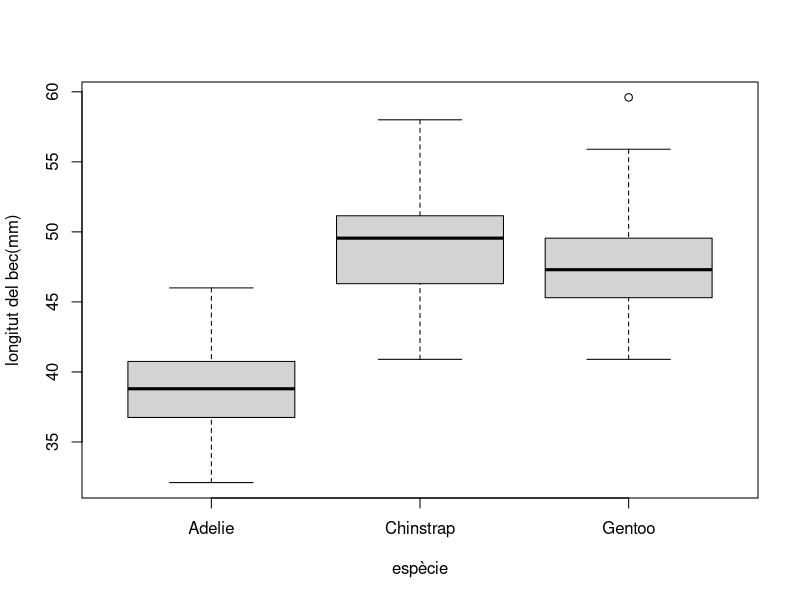
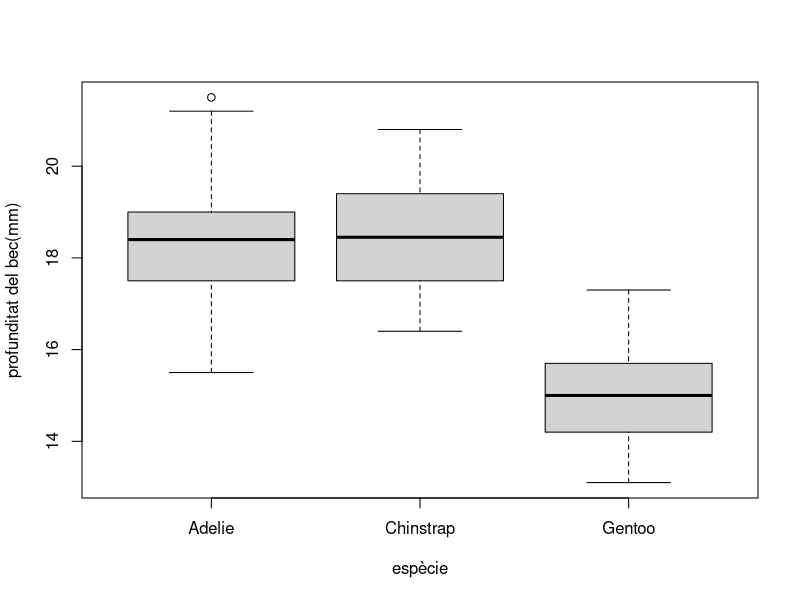
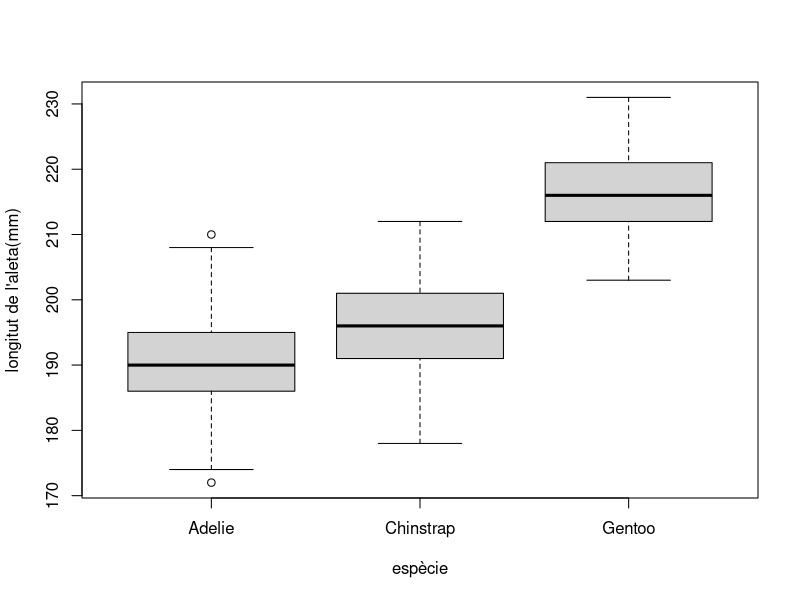
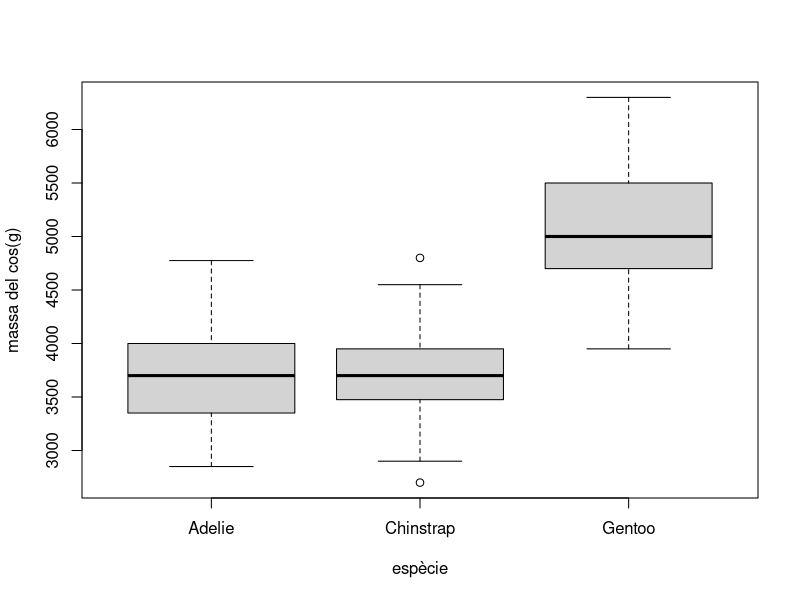
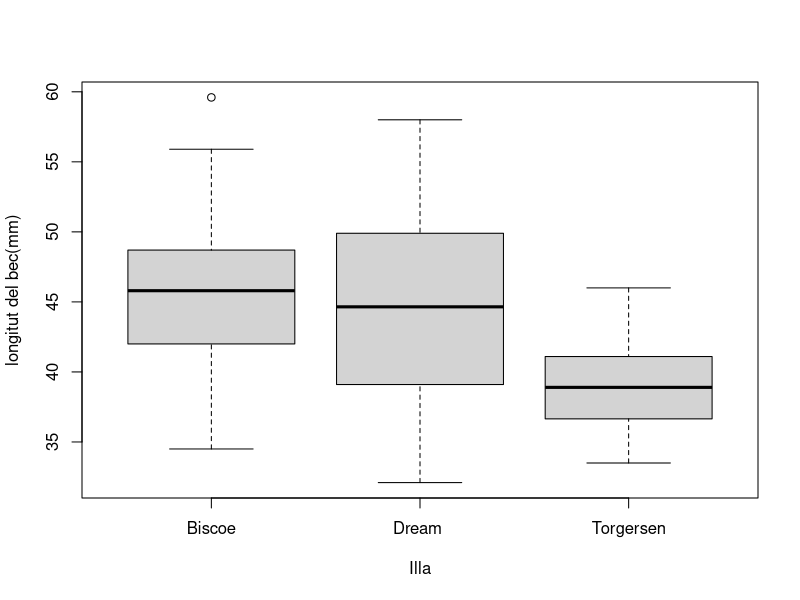
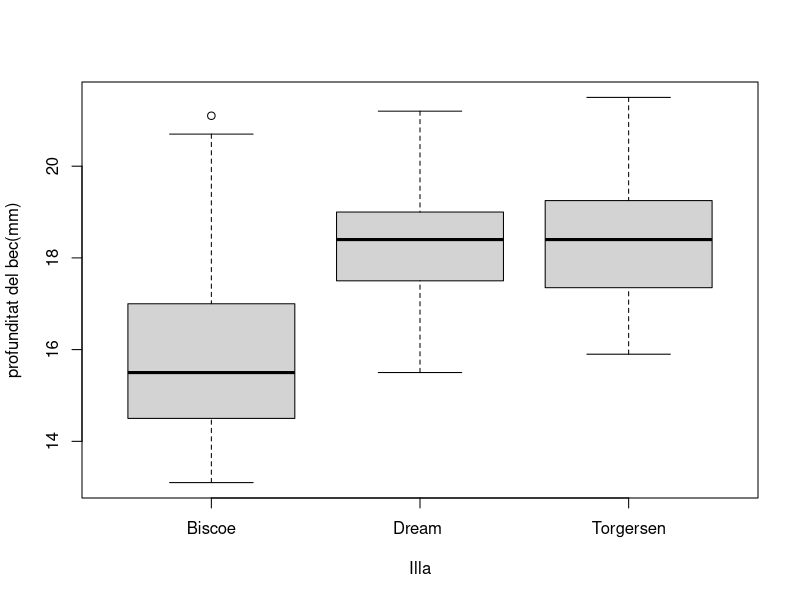
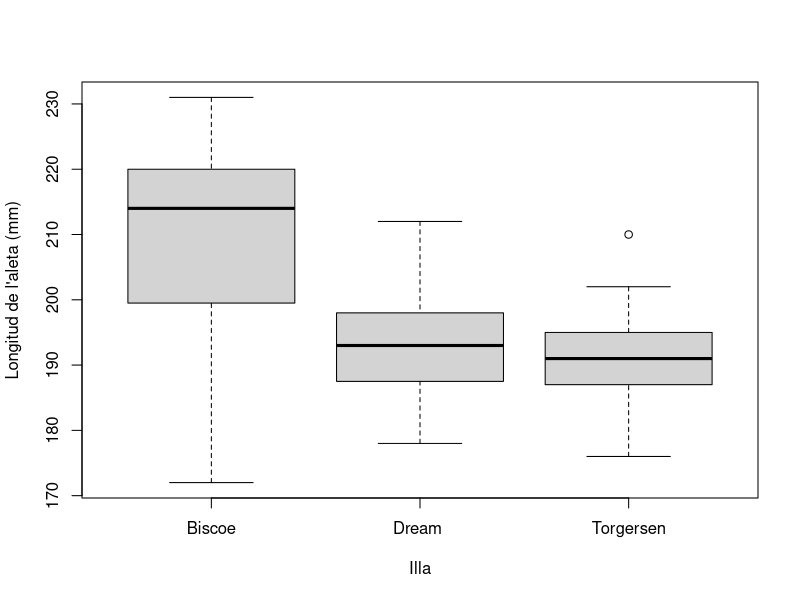
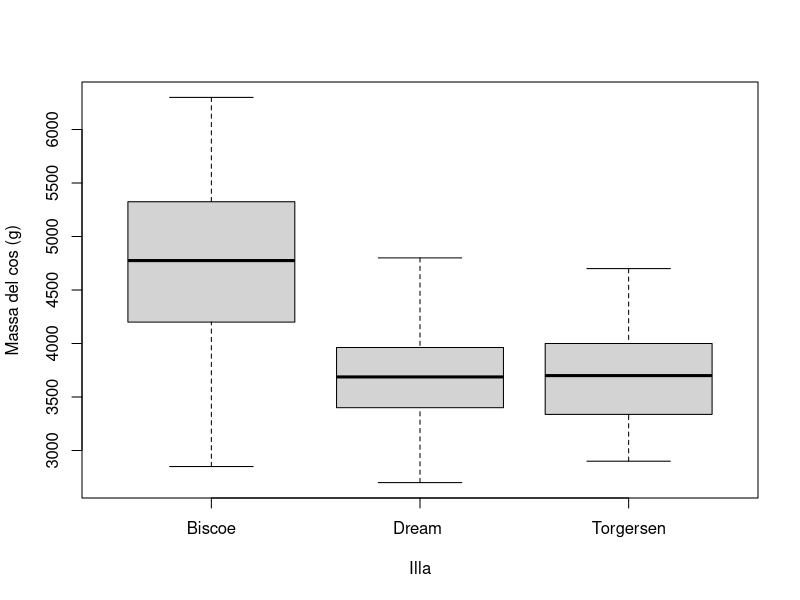

These figures' R source, in order:
## ---- chunk 1
library("palmerpenguins")
print(penguins)
## ---- chunk 2
class(penguins$species)
class(penguins$island)
## ---- chunk 3
table(penguins$species)
prop.table(table(penguins$species))
## ---- chunk 4
table(penguins$island)
prop.table(table(penguins$island))
## ---- chunk 5
class(penguins$bill_length_mm)
class(penguins$bill_depth_mm)
class(penguins$flipper_length_mm)
class(penguins$body_mass_g)
## ---- chunk 6
summary(penguins$bill_length_mm)
sd(penguins$bill_length_mm, na.rm = TRUE)
## ---- chunk 7
summary(penguins$bill_length_mm[which(penguins$species=="Adelie")])
sd(penguins$bill_length_mm[which(penguins$species=="Adelie")], na.rm = TRUE)
## ---- chunk 8
summary(penguins$bill_length_mm[which(penguins$species=="Chinstrap")])
sd(penguins$bill_length_mm[which(penguins$species=="Chinstrap")], na.rm = TRUE)
## ---- chunk 9
summary(penguins$bill_length_mm[which(penguins$species=="Gentoo")])
sd(penguins$bill_length_mm[which(penguins$species=="Gentoo")], na.rm = TRUE)

## ---- chunk 10
boxplot(penguins$bill_length_mm[which(penguins$species=="Adelie")], penguins$bill_length_mm[which(penguins$species=="Chinstrap")], penguins$bill_length_mm[which(penguins$species=="Gentoo")], names= c("Adelie", "Chinstrap","Gentoo"), xlab= "espècie", ylab= "longitut del bec(mm)")
## ---- chunk 11
summary(penguins$bill_depth_mm)
sd(penguins$bill_depth_mm, na.rm = TRUE)
## ---- chunk 12
summary(penguins$bill_depth_mm[which(penguins$species=="Adelie")])
sd(penguins$bill_depth_mm[which(penguins$species=="Adelie")], na.rm = TRUE)
## ---- chunk 13
summary(penguins$bill_depth_mm[which(penguins$species=="Chinstrap")])
sd(penguins$bill_depth_mm[which(penguins$species=="Chinstrap")], na.rm = TRUE)

## ---- chunk 14
summary(penguins$bill_depth_mm[which(penguins$species=="Gentoo")])
sd(penguins$bill_depth_mm[which(penguins$species=="Gentoo")], na.rm = TRUE)

## ---- chunk 15
boxplot(penguins$bill_depth_mm[which(penguins$species=="Adelie")], penguins$bill_depth_mm[which(penguins$species=="Chinstrap")], penguins$bill_depth_mm[which(penguins$species=="Gentoo")], names= c("Adelie", "Chinstrap","Gentoo"), xlab= "espècie", ylab= "profunditat del bec(mm)")
## ---- chunk 16
summary(penguins$flipper_length_mm)
sd(penguins$flipper_length_mm, na.rm = TRUE)
## ---- chunk 17
summary(penguins$flipper_length_mm[which(penguins$species=="Adelie")])
sd(penguins$flipper_length_mm[which(penguins$species=="Adelie")], na.rm = TRUE)

## ---- chunk 18
summary(penguins$flipper_length_mm[which(penguins$species=="Chinstrap")])
sd(penguins$flipper_length_mm[which(penguins$species=="Chinstrap")], na.rm = TRUE)

## ---- chunk 19
summary(penguins$flipper_length_mm[which(penguins$species=="Gentoo")])
sd(penguins$flipper_length_mm[which(penguins$species=="Gentoo")], na.rm = TRUE)

## ---- chunk 20
boxplot(penguins$flipper_length_mm[which(penguins$species=="Adelie")], penguins$flipper_length_mm[which(penguins$species=="Chinstrap")], penguins$flipper_length_mm[which(penguins$species=="Gentoo")], names= c("Adelie", "Chinstrap","Gentoo"), xlab= "espècie", ylab= "longitut de l'aleta(mm)")
## ---- chunk 21
summary(penguins$body_mass_g)
sd(penguins$body_mass_g, na.rm = TRUE)
## ---- chunk 22
summary(penguins$body_mass_g[which(penguins$species=="Adelie")])
sd(penguins$body_mass_g[which(penguins$species=="Adelie")], na.rm = TRUE)
## ---- chunk 23
summary(penguins$body_mass_g[which(penguins$species=="Chinstrap")])
sd(penguins$body_mass_g[which(penguins$species=="Chinstrap")], na.rm = TRUE)
## ---- chunk 24
summary(penguins$body_mass_g[which(penguins$species=="Gentoo")])
sd(penguins$body_mass_g[which(penguins$species=="Gentoo")], na.rm = TRUE)
## ---- chunk 25
boxplot(penguins$body_mass_g[which(penguins$species=="Adelie")], penguins$body_mass_g[which(penguins$species=="Chinstrap")], penguins$body_mass_g[which(penguins$species=="Gentoo")], names= c("Adelie", "Chinstrap","Gentoo"), xlab= "espècie", ylab= "massa del cos(g)")
## ---- chunk 26
boxplot(penguins$bill_length_mm[which(penguins$island=="Biscoe")], penguins$bill_length_mm[which(penguins$island=="Dream")], penguins$bill_length_mm[which(penguins$island=="Torgersen")], names= c("Biscoe", "Dream ","Torgersen"), xlab= "Illa", ylab= "longitut del bec(mm)")
## ---- chunk 27
boxplot(penguins$bill_depth_mm[which(penguins$island=="Biscoe")], penguins$bill_depth_mm[which(penguins$island=="Dream")], penguins$bill_depth_mm[which(penguins$island=="Torgersen")], names= c("Biscoe", "Dream ","Torgersen"), xlab= "Illa", ylab= "profunditat del bec(mm)")
## ---- chunk 28
boxplot(penguins$flipper_length_mm[which(penguins$island=="Biscoe")], penguins$flipper_length_mm[which(penguins$island=="Dream")], penguins$flipper_length_mm[which(penguins$island=="Torgersen")], names= c("Biscoe", "Dream ","Torgersen"), xlab= "Illa", ylab= "Longitud de l'aleta (mm)")

## ---- chunk 29
boxplot(penguins$body_mass_g[which(penguins$island=="Biscoe")], penguins$body_mass_g[which(penguins$island=="Dream")], penguins$body_mass_g[which(penguins$island=="Torgersen")], names= c("Biscoe", "Dream ","Torgersen"), xlab= "Illa", ylab= "Massa del cos (g)")
## ---- chunk 30
prop.table(table(penguins$species[which(penguins$island=="Biscoe" & penguins$year=="2007")]))
prop.table(table(penguins$species[which(penguins$island=="Biscoe" & penguins$year=="2008")]))
prop.table(table(penguins$species[which(penguins$island=="Biscoe" & penguins$year=="2009")]))

## ---- chunk 31
prop.table(table(penguins$species[which(penguins$island=="Dream" & penguins$year=="2007")]))
prop.table(table(penguins$species[which(penguins$island=="Dream" & penguins$year=="2008")]))
prop.table(table(penguins$species[which(penguins$island=="Dream" & penguins$year=="2009")]))

## ---- chunk 32
prop.table(table(penguins$species[which(penguins$island=="Torgersen" & penguins$year=="2007")]))
prop.table(table(penguins$species[which(penguins$island=="Torgersen" & penguins$year=="2008")]))
prop.table(table(penguins$species[which(penguins$island=="Torgersen" & penguins$year=="2009")]))

## ---- chunk 33
class(penguins$sex)
## ---- chunk 34
prop.table(table(penguins$sex))
## ---- chunk 35
class(penguins$year)
## ---- chunk 36
prop.table(table(penguins$year))
